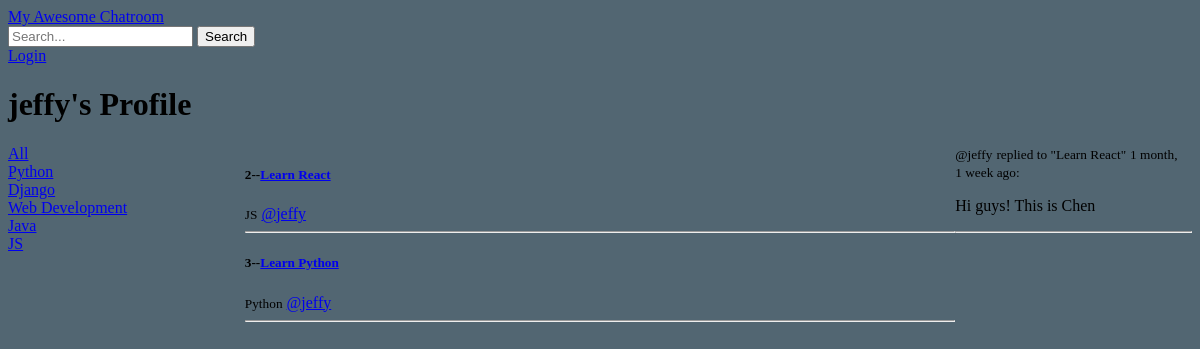
/profile/1/, run on an earlier commit of the app's database.
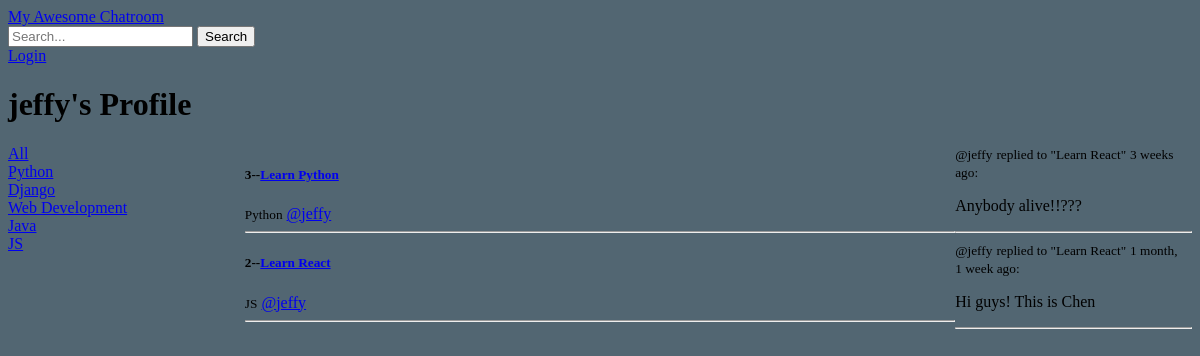
And on a later commit of the database.
### base/models.py (models this page shows, shortened)
class Topic(models.Model):
    name=models.CharField(max_length=100)

class Room(models.Model):
    host=models.ForeignKey(User, on_delete=models.SET_NULL, null=True)
    topic=models.ForeignKey(Topic, on_delete=models.SET_NULL, null=True)
    name=models.CharField(max_length=200)
    description=models.TextField(null=True, blank=True)
    participants=models.ManyToManyField(User, related_name='participants', blank=True)
    updated=models.DateTimeField(auto_now=True)
    created=models.DateTimeField(auto_now_add=True)
    class Meta:
        ordering=['-updated', '-created']
    def __str__(self) -> str:
        return str(self.name)

class Message(models.Model):
    user=models.ForeignKey(User, on_delete=models.CASCADE)
    room=models.ForeignKey(Room, on_delete=models.CASCADE)
    body=models.TextField()
    updated=models.DateTimeField(auto_now=True)
    created=models.DateTimeField(auto_now=True)
    class Meta:
        ordering=['-updated', '-created']
    def __str__(self) -> str:
        return self.body[0:50]

### base/views.py (the view)
# urls.py: path('profile/<str:pk>/', views.userProfile, name="user-profile"),
def userProfile(request, pk):
    user=User.objects.get(id=pk)
    rooms=user.room_set.all()
    room_messages=user.message_set.all()[:5]
    topics=Topic.objects.all()
    context={'user':user, 'rooms':rooms, 'room_messages':room_messages, 'topics':topics}
    return render(request, 'base/profile.html', context)

### base/templates/base/profile.html (shortened to what this page needs)
{% extends 'main.html' %}
{% block content %}
<h1>{{user.username}}'s Profile</h1>
<div class="profile-container">
    <div>
        {% include 'base/topics_component.html' %}
    </div>
    <div>
        {% include 'base/feed_component.html' %}
    </div>
    <div>
        {% include 'base/activity_component.html' %}
    </div>
</div>
{% endblock content %}

### base/templates/base/topics_component.html
<div>
    <a href="{% url 'home' %}">All</a>
</div>
{% for topic in topics %}
    <div>
        <a href="{% url 'home' %}?q={{topic.name}}">{{topic.name}}</a>
    </div>
{% endfor %}

### base/templates/base/feed_component.html (shortened to what this page needs)
{% for room in rooms %}
    <h5>{{room.id}}--<a href="/room/{{room.id}}">{{room.name}}</a></h5>
    <small>{{room.topic.name}}</small>
    <a href="{% url 'user-profile' room.host.id %}">@{{room.host.username}}</a>
    <hr>
{% endfor %}

### base/templates/base/activity_component.html
{% for message in room_messages %}
    <div>
        <small>@{{message.user}}</small>
        <small>replied to "{{message.room}}"</small>
        <small>{{message.created|timesince}} ago:</small>
        <p>{{message}}</p>
        <hr>
    </div>
{% endfor %}

What changed in the data, as far as the page shows it:
changed Room "Learn Python": moves up the list
added Message: user "jeffy", room "Learn React", created "3 weeks", body "Anybody alive!!???"
